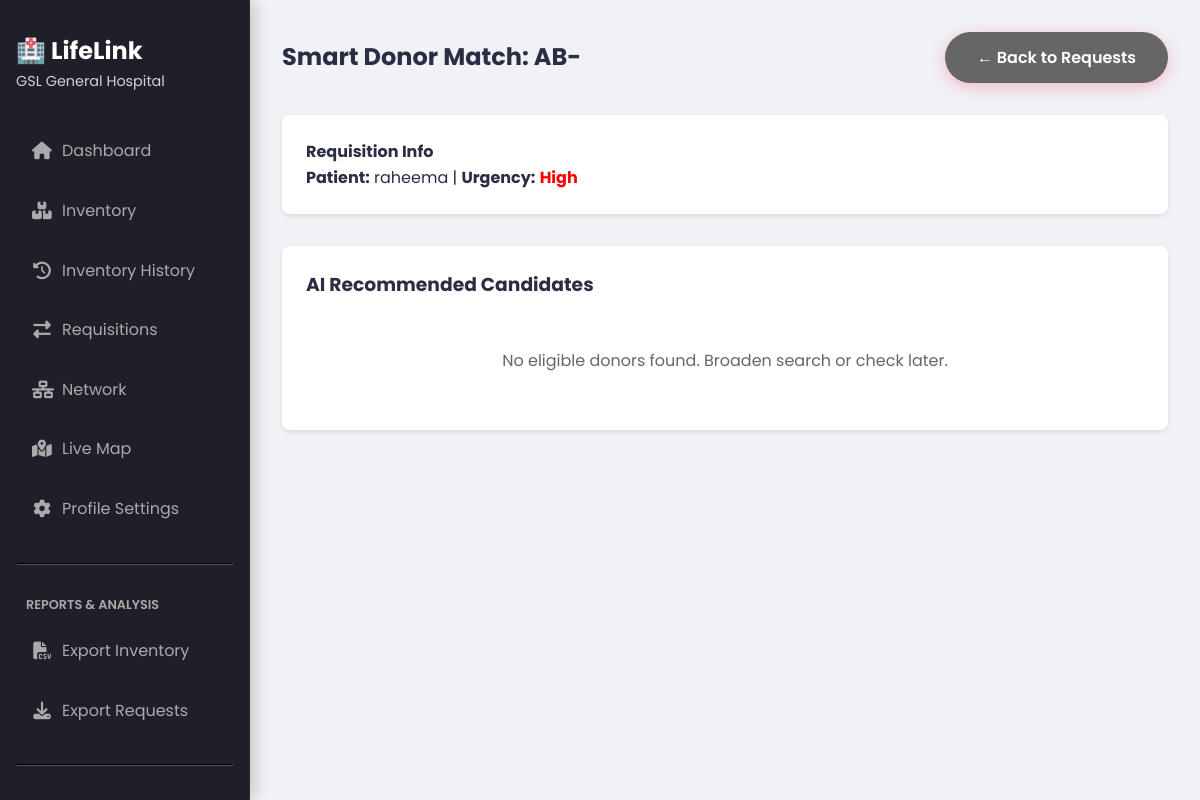
Page /hospital/find-donors/24 (signed in) on the committed database.
### models.py (models this page shows, shortened)
class Hospital(UserMixin, db.Model):
    __tablename__ = 'hospitals'
    id = db.Column(db.Integer, primary_key=True)
    name = db.Column(db.String(100), nullable=False)
    email = db.Column(db.String(100), unique=True, nullable=True)
    password_hash = db.Column(db.String(200), nullable=True)
    city = db.Column(db.String(50), nullable=False)
    address = db.Column(db.String(255), nullable=False)
    mobile_number = db.Column(db.String(20), unique=True, nullable=False)
    latitude = db.Column(db.Float, nullable=True)
    longitude = db.Column(db.Float, nullable=True)
    blood_stock = db.Column(db.JSON, default={})
    is_approved = db.Column(db.Boolean, default=True)

class BloodRequest(db.Model):
    __tablename__ = 'blood_requests'
    id = db.Column(db.Integer, primary_key=True)
    requester_id = db.Column(db.Integer, db.ForeignKey('users.id'), nullable=True)
    patient_name = db.Column(db.String(100), nullable=False)
    blood_group = db.Column(db.String(5), nullable=False)
    hospital_name = db.Column(db.String(100), nullable=False)
    hospital_location = db.Column(db.String(255), nullable=True)
    req_latitude = db.Column(db.Float, nullable=False)
    req_longitude = db.Column(db.Float, nullable=False)
    urgency_level = db.Column(db.String(20), default='Medium')
    contact_number = db.Column(db.String(15), nullable=False)
    status = db.Column(db.String(20), default='Pending') # Pending, Fulfilled, Cancelled, Expired
    fulfilled_by_id = db.Column(db.Integer, db.ForeignKey('users.id'), nullable=True)
    expiry_days = db.Column(db.Integer, default=5)
    expiry_at = db.Column(db.DateTime, nullable=True)
    created_at = db.Column(db.DateTime, default=datetime.utcnow)
    requester = db.relationship('User', foreign_keys=[requester_id], backref='requests')
    fulfilled_by = db.relationship('User', foreign_keys=[fulfilled_by_id], backref='fulfilled_requests')

### app.py (the view, shortened to what this page needs)
@app.route('/hospital/find-donors/<int:req_id>')
@login_required
def hospital_find_donors(req_id):
    if not isinstance(current_user, Hospital): return redirect(url_for('home'))
    req = BloodRequest.query.get_or_404(req_id)
    if req.hospital_name != current_user.name:
        return "Unauthorized", 403
    from geopy.distance import geodesic
    ai_conf = AIConfig.query.first()
    w_dist = ai_conf.weight_distance if ai_conf else 30.0
    w_health = ai_conf.weight_health if ai_conf else 10.0
    w_rep = ai_conf.weight_reputation if ai_conf else 20.0
    candidates = User.query.filter(User.blood_group==req.blood_group, User.is_available==True, User.is_approved==True).all()
    scored = []
    scored.sort(key=lambda x: x['score'], reverse=True)
    return render_template('hospital/find_donors.html', req=req, donors=scored)

### app.py (called while the page is built, shortened)
@app.after_request
def add_header(response):
    response.headers['Cache-Control'] = 'no-store, no-cache, must-revalidate, post-check=0, pre-check=0, max-age=0'
    response.headers['Pragma'] = 'no-cache'
    response.headers['Expires'] = '-1'
    return response

@login_manager.user_loader
def load_user(user_id):
    if user_id.startswith('admin_'):
        try:
            uid = int(user_id.split('_')[1])
            return db.session.get(Admin, uid)
        except (IndexError, ValueError):
            return None
    if user_id.startswith('hospital_'):
        try:
            uid = int(user_id.split('_')[1])
            hosp = db.session.get(Hospital, uid)
            if hosp and not hosp.is_approved:
                return None
            return hosp
        except (IndexError, ValueError):
            return None

@app.context_processor
def inject_translations():
    lang = session.get('lang', 'en')
    def _t(key, **kwargs):
        text = TRANSLATIONS.get(lang, TRANSLATIONS['en']).get(key, key)
        for k, v in kwargs.items():
            text = text.replace(f"{{{k}}}", str(v))
        return text
    return dict(_=_t, current_lang=lang, datetime=datetime)

@app.before_request
def run_background_tasks():
    if not request.path.startswith('/static'):
        try:
            update_request_statuses()
            send_eligibility_reminders()
        except:
            pass # Keep app stable if DB is not ready

def update_request_statuses():
    try:
        now = datetime.utcnow()
        expiry_threshold = now - timedelta(hours=24)
        expired_reqs = BloodRequest.query.filter(
            BloodRequest.status == 'Pending',
            BloodRequest.created_at <= expiry_threshold
        ).all()
        for req in expired_reqs:
            req.status = 'Expired'
        expired_broadcasts = HospitalBroadcast.query.filter(
            HospitalBroadcast.status == 'Active',
            HospitalBroadcast.created_at <= expiry_threshold
        ).all()
        for b in expired_broadcasts:
            b.status = 'Expired'
        db.session.commit()
    except Exception as e:
        print(f"Error updating request statuses: {e}")
        db.session.rollback()

### templates/hospital/find_donors.html
{% extends 'hospital/base.html' %}
{% block hospital_content %}
<div style="display: flex; justify-content: space-between; align-items: center; margin-bottom: 2rem;">
    <h2>Smart Donor Match: {{ req.blood_group }}</h2>
    <a href="{{ url_for('hospital_requisition') }}" class="btn" style="background: #666;">&larr; Back to Requests</a>
</div>
<div style="background: var(--surface); padding: 1.5rem; border-radius: 8px; box-shadow: 0 2px 4px rgba(0,0,0,0.1); margin-bottom: 2rem;">
    <h4>Requisition Info</h4>
    <p><strong>Patient:</strong> {{ req.patient_name }} | <strong>Urgency:</strong> <span class="urgency-{{ req.urgency_level|lower }}" style="font-weight: bold;">{{ req.urgency_level }}</span></p>
</div>
<div style="background: var(--surface); padding: 1.5rem; border-radius: 8px; box-shadow: 0 2px 4px rgba(0,0,0,0.1);">
    <h3>AI Recommended Candidates</h3>
    {% if donors %}
    <div style="overflow-x: auto; margin-top: 1rem;">
        <table class="table" style="width: 100%; border-collapse: collapse;">
            <thead>
                <tr style="background: #f8f9fa; text-align: left;">
                    <th style="padding: 12px; border-bottom: 2px solid #ddd;">Rank</th>
                    <th style="padding: 12px; border-bottom: 2px solid #ddd;">Donor Name</th>
                    <th style="padding: 12px; border-bottom: 2px solid #ddd;">Contact</th>
                    <th style="padding: 12px; border-bottom: 2px solid #ddd;">Distance (km)</th>
                    <th style="padding: 12px; border-bottom: 2px solid #ddd;">Reputation</th>
                    <th style="padding: 12px; border-bottom: 2px solid #ddd;">AI Matched Score</th>
                    <th style="padding: 12px; border-bottom: 2px solid #ddd;">Action</th>
                </tr>
            </thead>
            <tbody>
                {% for d in donors %}
                <tr style="border-bottom: 1px solid #eee;">
                    <td style="padding: 12px; font-weight: bold;" class="rank-{{ loop.index if loop.index <= 3 else 'other' }}">
                        #{{ loop.index }}
                    </td>
                    <td style="padding: 12px;">{{ d.donor.full_name }}</td>
                    <td style="padding: 12px;">{{ d.donor.mobile_number }}</td>
                    <td style="padding: 12px;">{{ d.distance }}</td>
                    <td style="padding: 12px;">
                        <span class="badge-base badge-{% if d.donor.reputation_score >= 80 %}high{% elif d.donor.reputation_score >= 50 %}med{% else %}low{% endif %}">
                            {{ d.donor.reputation_score or 100 }}/100
                        </span>
                    </td>
                    <td style="padding: 12px;">
                        <div style="background: #eee; border-radius: 10px; width: 100px; height: 10px; overflow: hidden; display: inline-block; margin-right: 5px;">
                            <div style="background: #4caf50; height: 100%; width: {{ [d.score, 100]|min }}%;"></div>
                        </div>
                        <small>{{ d.score }}</small>
                    </td>
                    <td style="padding: 12px;">
                        <form method="POST" action="{{ url_for('hospital_assign_donor', req_id=req.id, donor_id=d.donor.id) }}">
                            <button type="submit" class="btn" style="padding: 5px 15px; font-size: 0.9em; background: #1976d2;">Assign Donor</button>
                        </form>
                    </td>
                </tr>
                {% endfor %}
            </tbody>
        </table>
    </div>
    {% else %}
    <p style="color: #666; margin-top: 1rem; text-align: center; padding: 2rem;">No eligible donors found. Broaden search or check later.</p>
    {% endif %}
</div>
{% endblock %}

### templates/hospital/base.html (shortened to what this page needs)
<!DOCTYPE html>
<html lang="{{ current_lang }}">
<head>
    <link rel="stylesheet" href="{{ url_for('static', filename='css/style.css') }}">
    <link rel="stylesheet" href="https://cdnjs.cloudflare.com/ajax/libs/font-awesome/6.4.0/css/all.min.css">
</head>
<body>
    <div class="sidebar">
        <h2>🏥 LifeLink</h2>
        <p style="font-size: 0.9em; margin-bottom: 2rem; opacity: 0.8;">{{ current_user.name }}</p>
        <a href="{{ url_for('hospital_dashboard') }}" class="{{ 'active' if request.endpoint == 'hospital_dashboard' else '' }}"><i class="fas fa-home"></i> Dashboard</a>
        <a href="{{ url_for('hospital_inventory') }}" class="{{ 'active' if request.endpoint == 'hospital_inventory' else '' }}"><i class="fas fa-boxes"></i> Inventory</a>
        <a href="{{ url_for('hospital_history') }}" class="{{ 'active' if request.endpoint == 'hospital_history' else '' }}"><i class="fas fa-history"></i> Inventory History</a>
        <a href="{{ url_for('hospital_requisition') }}" class="{{ 'active' if request.endpoint == 'hospital_requisition' or request.endpoint == 'fulfill_requisition' else '' }}"><i class="fas fa-exchange-alt"></i> Requisitions</a>
        <a href="{{ url_for('hospital_network') }}" class="{{ 'active' if request.endpoint == 'hospital_network' else '' }}"><i class="fas fa-network-wired"></i> Network</a>
        <a href="{{ url_for('hospital_map') }}" class="{{ 'active' if request.endpoint == 'hospital_map' else '' }}"><i class="fas fa-map-marked-alt"></i> Live Map</a>
        <a href="{{ url_for('hospital_profile') }}" class="{{ 'active' if request.endpoint == 'hospital_profile' else '' }}"><i class="fas fa-cog"></i> Profile Settings</a>
        <hr style="border-color: #555; margin: 20px 0;">
        <div style="padding: 10px; color: #aaa; text-transform: uppercase; font-size: 0.8em; font-weight: 600;">Reports & Analysis</div>
        <a href="{{ url_for('hospital_export', report_type='inventory') }}"><i class="fas fa-file-csv"></i> Export Inventory</a>
        <a href="{{ url_for('hospital_export', report_type='requests') }}"><i class="fas fa-download"></i> Export Requests</a>
        <hr style="border-color: #555; margin: 20px 0;">
        <a href="{{ url_for('home') }}"> Main Site</a>
    </div>
    <div class="content">
        {% block hospital_content %}{% endblock %}
    </div>
</body>
</html>

### static/css/style.css (style rules this page uses)
:root { --primary: #FF3366; --primary-dark: #cc0044; --secondary: #2B2D42; --accent: #27ae60; --background: #f0f2f5; --text: #2B2D42; --white: #ffffff; --glass: rgba(255, 255, 255, 0.95); --shadow: 0 10px 30px rgba(0, 0, 0, 0.08); --radius: 16px; --gradient: linear-gradient(135deg, #FF3366 0%, #FF6B6B 100%); --gradient-hover: linear-gradient(135deg, #FF6B6B 0%, #FF3366 100%); --table-header: #f8f9fa; --table-hover: #fafafa; --input-bg: #f9f9f9; --border-color: #eee; --surface: #ffffff; --btn-text: #ffffff; --footer-bg: var(--secondary); --footer-text: #ffffff; }
* { margin: 0; padding: 0; box-sizing: border-box; font-family: 'Poppins', sans-serif; }
body { background-color: var(--background); color: var(--text); line-height: 1.6; display: flex; flex-direction: column; min-height: 100vh; }
.btn { display: inline-block; padding: 0.8rem 2rem; background: var(--gradient); color: var(--btn-text); border-radius: 50px; text-decoration: none; transition: all 0.3s ease; border: none; cursor: pointer; font-size: 1rem; font-weight: 600; box-shadow: 0 4px 15px rgba(255, 51, 102, 0.3); }

### templates/hospital/base.html (style rules this page uses)
body { font-family: 'Poppins', sans-serif; margin: 0; background: var(--background); }
.sidebar { width: 250px; background: rgba(20,20,30,0.95); backdrop-filter: blur(10px); color: white; padding: 2rem 1rem; position: fixed; top: 0; left: 0; height: 100vh; overflow-y: auto; box-sizing: border-box; display: flex; flex-direction: column; border-right: 1px solid rgba(255,255,255,0.05); z-index: 100; box-shadow: 4px 0 15px rgba(0,0,0,0.2); }
.sidebar a { color: #aaa; display: flex; align-items: center; gap: 10px; padding: 12px 15px; text-decoration: none; border-radius: 8px; margin-bottom: 8px; transition: all 0.3s cubic-bezier(0.4, 0, 0.2, 1); border: 1px solid transparent; }
.sidebar a i { font-size: 1.1em; width: 20px; text-align: center; transition: color 0.3s; }
.content { margin-left: 250px; padding: 2rem; color: var(--text); overflow-x: hidden; min-height: 100vh; box-sizing: border-box; }
.urgency-high { color: red; }

### rows in the picture
Hospital: name "GSL General Hospital"
BloodRequest: blood_group "AB-", patient_name "raheema", urgency_level "High"
